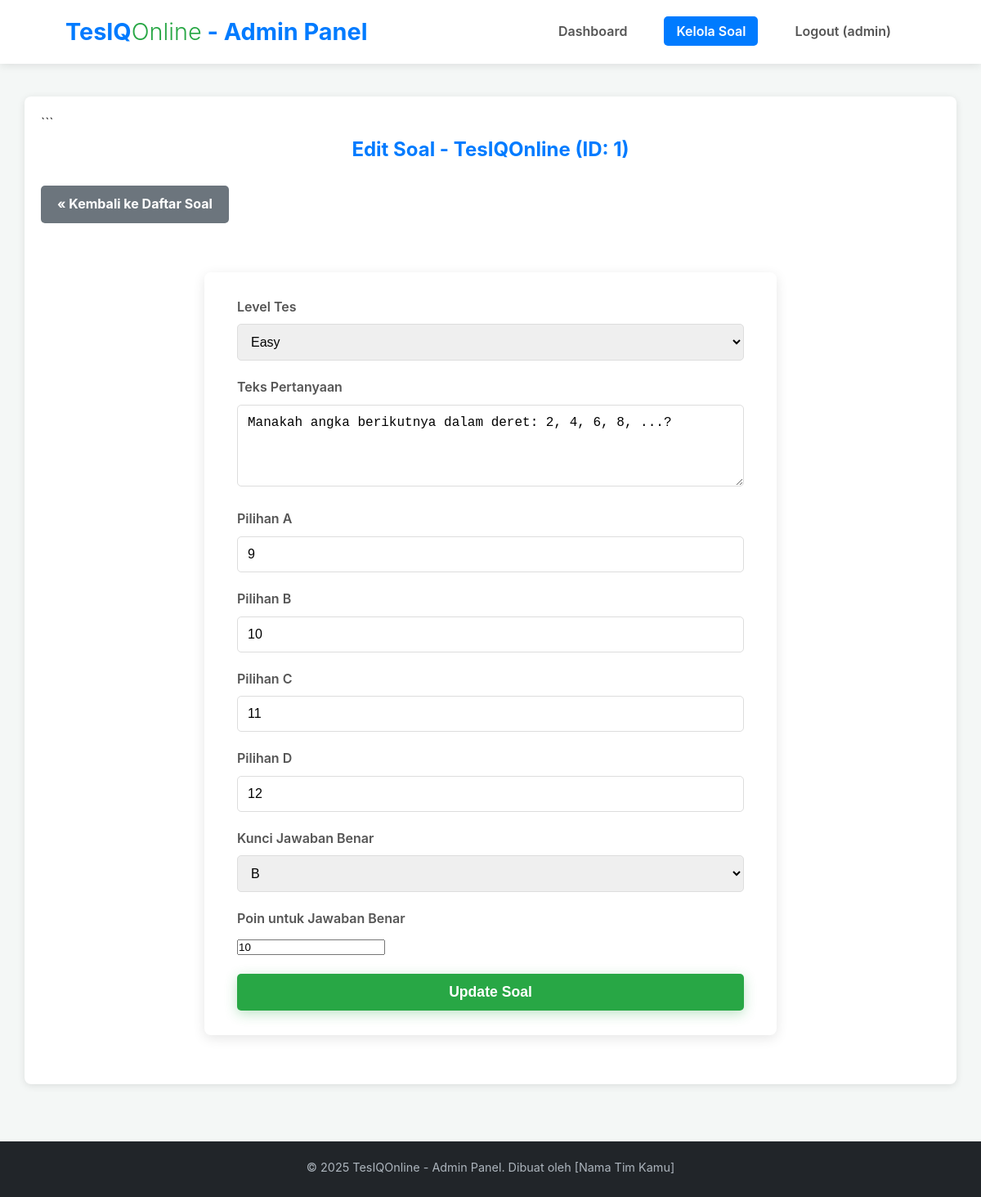
Screenshot of /admin/edit_soal.php?id=1 (signed in) with the database file from the repository.
### tables this page shows
CREATE TABLE IF NOT EXISTS `questions` (
  `id` int(11) NOT NULL AUTO_INCREMENT,
  `level_id` int(11) NOT NULL,
  `question_number` int(11) NOT NULL,
  `question_text` text NOT NULL,
  `option_a` varchar(255) NOT NULL,
  `option_b` varchar(255) NOT NULL,
  `option_c` varchar(255) NOT NULL,
  `option_d` varchar(255) NOT NULL,
  `correct_option` char(1) NOT NULL,
  `points` int(11) NOT NULL DEFAULT 10,
  `created_at` timestamp NOT NULL DEFAULT current_timestamp(),
  PRIMARY KEY (`id`),
  KEY `level_id` (`level_id`),
  CONSTRAINT `questions_ibfk_1` FOREIGN KEY (`level_id`) REFERENCES `levels` (`id`) ON DELETE CASCADE
);

CREATE TABLE IF NOT EXISTS `levels` (
  `id` int(11) NOT NULL AUTO_INCREMENT,
  `level_name` varchar(50) NOT NULL,
  `description` text DEFAULT NULL,
  PRIMARY KEY (`id`),
  UNIQUE KEY `level_name` (`level_name`)
);

### admin/edit_soal.php (the view, shortened to what this page needs)
<?php
$page_title = "Edit Soal - TesIQOnline";
require_once 'admin_header.php';
$question_id = isset($_GET['id']) ? (int)$_GET['id'] : 0;
if (isset($_SESSION['form_data_edit'])) {
    $form_data = $_SESSION['form_data_edit'];
    $question_text = $form_data['question_text'] ?? '';
    $option_a = $form_data['option_a'] ?? '';
    $option_b = $form_data['option_b'] ?? '';
    $option_c = $form_data['option_c'] ?? '';
    $option_d = $form_data['option_d'] ?? '';
    $correct_option = $form_data['correct_option'] ?? '';
    $points = $form_data['points'] ?? 10;
    $level_id_selected = $form_data['level_id'] ?? '';
    $question_id = $form_data['question_id'] ?? $question_id;
    unset($_SESSION['form_data_edit']);
} elseif ($question_id > 0) {
    $stmt = $conn->prepare("SELECT * FROM questions WHERE id = ?");
    if ($stmt) {
        $stmt->bind_param("i", $question_id);
        $stmt->execute();
        $result = $stmt->get_result();
        if ($result->num_rows == 1) {
            $question_data = $result->fetch_assoc();
            $question_text = $question_data['question_text'];
            $option_a = $question_data['option_a'];
            $option_b = $question_data['option_b'];
            $option_c = $question_data['option_c'];
            $option_d = $question_data['option_d'];
            $correct_option = $question_data['correct_option'];
            $points = $question_data['points'];
            $level_id_selected = $question_data['level_id'];
        } else {
            $_SESSION['admin_message'] = ['type' => 'error', 'text' => 'Soal tidak ditemukan.'];
            header("Location: manajemen_soal.php");
            exit();
        }
    } else {
        error_log("Gagal prepare statement untuk mengambil data soal edit: " . $conn->error);
        $_SESSION['admin_message'] = ['type' => 'error', 'text' => 'Terjadi kesalahan server saat mengambil data soal.'];
        header("Location: manajemen_soal.php");
        exit();
    }
} else {
    $_SESSION['admin_message'] = ['type' => 'error', 'text' => 'ID Soal tidak valid untuk diedit.'];
    header("Location: manajemen_soal.php");
    exit();
}
?>
<h2 class="page-title"><?php echo $page_title; ?> (ID: <?php echo $question_id; ?>)</h2>
<a href="manajemen_soal.php" class="action-button" style="margin-bottom: 20px; background-color:#6c757d;">&laquo; Kembali ke Daftar Soal</a>
<form action="proses_edit_soal.php" method="POST" class="form-container" style="max-width: 700px; margin-left:auto; margin-right:auto;">
    <div class="form-group">
        <label for="level_id">Level Tes</label>
        <select name="level_id" id="level_id" required>
            <?php foreach ($levels_admin as $level) : ?>
                <option value="<?php echo $level['id']; ?>" <?php echo ($level_id_selected == $level['id']) ? 'selected' : ''; ?>>
                    <?php echo htmlspecialchars($level['level_name']); ?>
                </option>
            <?php endforeach; ?>
        </select>
    </div>
    <div class="form-group">
        <label for="question_text">Teks Pertanyaan</label>
        <textarea name="question_text" id="question_text" rows="4" required><?php echo htmlspecialchars($question_text); ?></textarea>
    </div>
    <div class="form-group">
        <label for="option_a">Pilihan A</label>
        <input type="text" name="option_a" id="option_a" value="<?php echo htmlspecialchars($option_a); ?>" required>
    </div>
    <div class="form-group">
        <label for="option_b">Pilihan B</label>
        <input type="text" name="option_b" id="option_b" value="<?php echo htmlspecialchars($option_b); ?>" required>
    </div>
    <div class="form-group">
        <label for="option_c">Pilihan C</label>
        <input type="text" name="option_c" id="option_c" value="<?php echo htmlspecialchars($option_c); ?>" required>
    </div>
    <div class="form-group">
        <label for="option_d">Pilihan D</label>
        <input type="text" name="option_d" id="option_d" value="<?php echo htmlspecialchars($option_d); ?>" required>
    </div>
    <div class="form-group">
        <label for="correct_option">Kunci Jawaban Benar</label>
        <select name="correct_option" id="correct_option" required>
            <option value="B" <?php echo ($correct_option == 'B') ? 'selected' : ''; ?>>B</option>
        </select>
    </div>
    <div class="form-group">
        <label for="points">Poin untuk Jawaban Benar</label>
        <input type="number" name="points" id="points" value="<?php echo htmlspecialchars($points); ?>" min="1" required>
    </div>
    <button type="submit" class="btn btn-primary btn-form">Update Soal</button>
</form>
<?php
require_once 'admin_footer.php';
?>

### assets/css/style.css (style rules this page uses)
* { margin: 0; padding: 0; box-sizing: border-box; }
body { font-family: -apple-system, BlinkMacSystemFont, "Segoe UI", Roboto, Helvetica, Arial, sans-serif, "Apple Color Emoji", "Segoe UI Emoji", "Segoe UI Symbol"; line-height: 1.6; color: #333; background-color: #f4f7f6; display: flex; flex-direction: column; min-height: 100vh; }
.btn { display: inline-block; padding: 12px 28px; text-decoration: none; border-radius: 25px; font-weight: 600; transition: background-color 0.3s ease, transform 0.2s ease; font-size: 1rem; cursor: pointer; border: none; }
.btn-primary { background-color: #28a745; color: #fff; box-shadow: 0 4px 15px rgba(40, 167, 69, 0.3); }
.form-container { background-color: #fff; padding: 30px 40px; border-radius: 8px; box-shadow: 0 4px 15px rgba(0, 0, 0, 0.1); max-width: 450px; margin: 40px auto; }
.form-group { margin-bottom: 20px; }
.form-group label { display: block; margin-bottom: 8px; font-weight: 600; color: #555; }
.form-group input[type="text"], .form-group input[type="email"], .form-group input[type="password"], .form-group select, .form-group textarea { width: 100%; padding: 12px; border: 1px solid #ddd; border-radius: 5px; font-size: 1rem; transition: border-color 0.3s ease; }
.form-group textarea { min-height: 100px; resize: vertical; }
.btn-form { width: 100%; padding: 12px; font-size: 1.1rem; border-radius: 5px; }

### assets/css/admin.css (style rules this page uses)
.page-title { text-align: center; color: #007bff; margin-bottom: 25px; }
.action-button { display: inline-block; padding: 10px 20px; margin-bottom: 20px; background-color: #28a745; color: white; text-decoration: none; border-radius: 5px; font-weight: bold; }

### rows the page displays
questions: level_id "Easy", question_text "Manakah angka berikutnya dalam deret: 2, 4, 6, 8, ...?", option_a "9", option_b "10", option_c "11", option_d "12", correct_option "B", points "10"

### other values shown
$admin_username "admin"
$page_title "Edit Soal - TesIQOnline"
$question_id "1"
